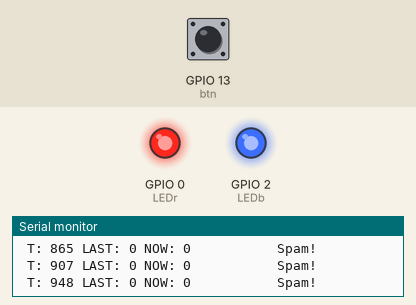
This sketch was run on a simulated ESP8266 (NodeMCU). Shown: output pins drawn as LEDs (lit = HIGH), the last lines printed to the serial monitor. Dashed ring = blinking. Inputs (shaded band) come from the test bench; at power-on: GPIO 13 (btn) HIGH. WiFi joins after 1.5 s; servers stay silent unless stated; uploads are accepted with an empty reply.

Above: at 5.2 s.
5.3 s: GPIO 13 (btn) pulled LOW for 1 s
At 5.66 s:
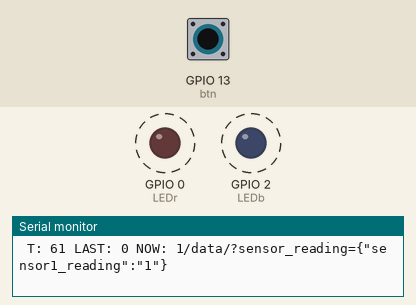
7.8 s: GPIO 13 (btn) pulled LOW for 0.15 s
At 7.96 s:
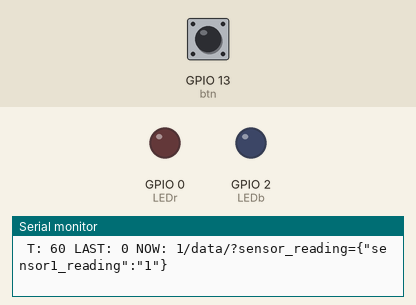
10.9 s: GPIO 13 (btn) pulled LOW for 3.2 s
At 15.3 s:
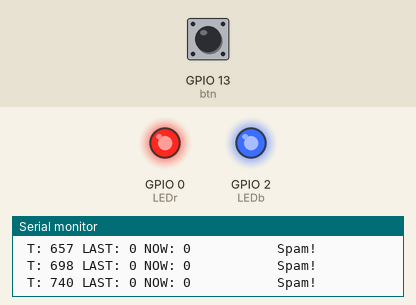
15.6 s: GPIO 13 (btn) driven LOW
At 16.24 s:
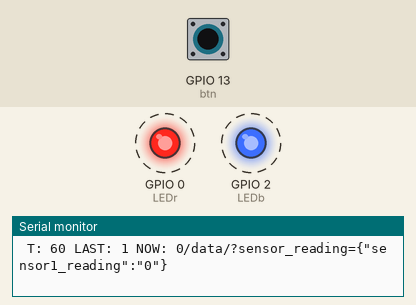
18.6 s: GPIO 13 (btn) driven HIGH
At 19.5 s:
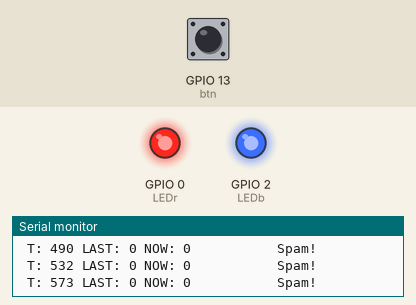
21.6 s: GPIO 13 (btn) pulsed LOW 5 times (0.12 s each, 0.3 s apart)
At 22.09 s:
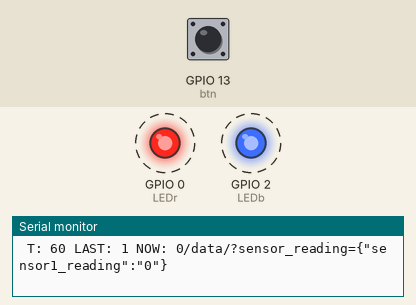
Timing chart, 0 to 24.6 s (numbered marks = the images above; inputs shaded):
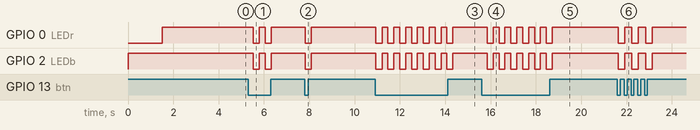

The sketch:

ESP8266_SoftAP_Client.ino
```cpp
#include <ESP8266WiFi.h>


#define btn 13
#define LEDr 0
#define LEDb 2

const char *ssid      = "PR001";
const char *password  = "213456789";

//sensor value, I'm usingg 0/1 button state
int sensorVal = 0;
int prevSensorVal = 0;

unsigned long lastT = 0;
unsigned long currentT = 0;

void setup() {
  Serial.begin(9600);
  Serial.println("\n\rBooting:");
  delay(10);

  pinMode(btn, INPUT_PULLUP);
  pinMode(LEDr, OUTPUT);
  pinMode(LEDb, OUTPUT);
  digitalWrite(LEDr, LOW); // Turn on RED LED
  digitalWrite(LEDb, HIGH);

  // set the ESP8266 to be a WiFi-client
  WiFi.mode(WIFI_STA);
  WiFi.begin(ssid, password);
  Serial.print("\t Connecting to WIFI");
  while (WiFi.status() != WL_CONNECTED) {
    Serial.print(".");
    delay(500);
  }

  Serial.println();
  Serial.println("\t WIFI CONNECTED");
  digitalWrite(LEDr, HIGH);

  Serial.println("SETUP COMPLETE!");
  delay(2500);
}

void loop() {
  if(digitalRead(btn) == LOW && prevSensorVal == 0){
    sensorVal = 1;
    digitalWrite(LEDb, LOW); // Turn on Blue
    digitalWrite(LEDr, LOW); // Turn on RED LED
  }
  else if(digitalRead(btn) == HIGH){
    sensorVal=0;
    digitalWrite(LEDb, HIGH); // Turn off Blue
  }
  else{
    sensorVal=0;
    digitalWrite(LEDb, HIGH); // Turn on Blue
  }

  // Only Send a 0 every 1 second..
  currentT = millis();
  Serial.print("\n\r T: ");
  Serial.print((currentT - lastT));
  Serial.print(" LAST: ");
  Serial.print(prevSensorVal);
  Serial.print(" NOW: ");
  Serial.print(sensorVal);
  if(sensorVal == 0 && prevSensorVal == 0 && currentT < (lastT + 1000)){
    Serial.print("           Spam!");
    return;
  }

  // Use WiFiClient class to create TCP connections
  WiFiClient client;
  const char * host = "192.168.4.1";            //default IP address
  const int httpPort = 80;

  if (!client.connect(host, httpPort)) {
    Serial.println("connection failed");
    digitalWrite(LEDr, LOW); // Turn on RED LED
    return;
  }

  prevSensorVal = sensorVal;
  lastT = millis();

  // We now create a URI for the request. Something like /data/?sensor_reading=123
  String url = "/data/";
  url += "?sensor_reading=";
  url +=  "{\"sensor1_reading\":\"sensor1_value\"}";

  url.replace("sensor1_value", String(sensorVal));

  // This will send the request to the server
  client.print(String("GET ") + url + " HTTP/1.1\r\n" +
               "Host: " + host + "\r\n" +
               "Connection: close\r\n\r\n");

  Serial.println(url);
  unsigned long timeout = millis();
  while (client.available() == 0) {
    if (millis() - timeout > 5000) {
      digitalWrite(LEDr, LOW); // Turn on RED LED
      Serial.println(">>> Client Timeout !");
      client.stop();
      return;
    }
  }

  digitalWrite(LEDr, HIGH); // Turn off Red
}
```

Measured:
- after the input at 5.3 s, GPIO 0 (LEDr), GPIO 2 (LEDb): alternates HIGH for 0.26 s and LOW for 0.26 s, 4 changes in all, then stays HIGH, starting after 0.23 s
- after the input at 7.8 s, GPIO 0 (LEDr), GPIO 2 (LEDb): HIGH → LOW at once, → HIGH 0.26 s later
- after the input at 10.9 s, GPIO 0 (LEDr), GPIO 2 (LEDb): alternates HIGH for 0.26 s and LOW for 0.26 s, 14 changes in all, then stays HIGH, starting at once
- after the input at 15.6 s, GPIO 0 (LEDr), GPIO 2 (LEDb): alternates HIGH for 0.26 s and LOW for 0.26 s, starting after 0.25 s
- after the input at 18.6 s, GPIO 0 (LEDr), GPIO 2 (LEDb): goes on until 18.7 s, then stays HIGH
- after the input at 21.6 s, GPIO 0 (LEDr), GPIO 2 (LEDb): alternates HIGH for 0.32 s and LOW for 0.29 s, 6 changes in all, then stays HIGH, starting at once
